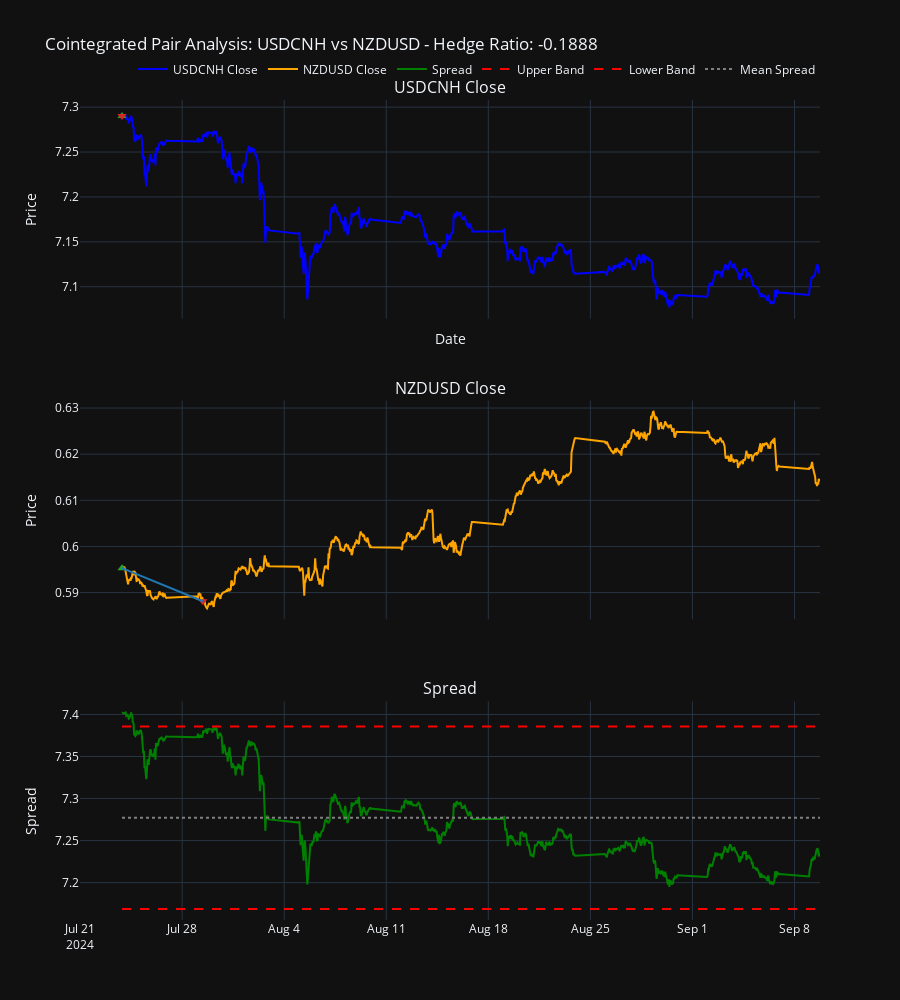

Write notebook code for a chart like this one.
### Code cell
import plotly.graph_objects as go
from plotly.subplots import make_subplots

# Define colors for better visibility
entry_color = '#2ca02c'  # Green for entry
exit_color = '#d62728'   # Red for exit
long_color = '#1f77b4'   # Blue for long positions
short_color = '#ff7f0e'  # Orange for short positions

def plot_spread_with_prices(pair):
    symbol1, symbol2 = pair
    df1 = mtd.data[symbol1]
    df2 = mtd.data[symbol2]
    
    spread, hedge_ratio = calculate_spread(df1['close'], df2['close'])

    # Create subplots: 3 rows, 1 column for close prices and spread
    fig = make_subplots(rows=3, cols=1, shared_xaxes=True, 
                        subplot_titles=[f'{symbol1} Close', f'{symbol2} Close', 'Spread'],
                        vertical_spacing=0.1)

    # Plot Close Prices of the two symbols
    fig.add_trace(
        go.Scatter(x=df1['time'], y=df1['close'], mode='lines', name=f'{symbol1} Close', line=dict(color='blue')),
        row=1, col=1
    )
    fig.add_trace(
        go.Scatter(x=df2['time'], y=df2['close'], mode='lines', name=f'{symbol2} Close', line=dict(color='orange')),
        row=2, col=1
    )

    # Plot the spread and Bollinger Bands
    spread_mean = spread.mean()
    spread_std = spread.std()
    upper_band = spread_mean + STD_Units * spread_std
    lower_band = spread_mean - STD_Units * spread_std

    fig.add_trace(
        go.Scatter(x=df1['time'], y=spread, mode='lines', name='Spread', line=dict(color='green')),
        row=3, col=1
    )
    fig.add_trace(
        go.Scatter(x=df1['time'], y=[upper_band] * len(spread), mode='lines', name='Upper Band', line=dict(color='red', dash='dash')),
        row=3, col=1
    )
    fig.add_trace(
        go.Scatter(x=df1['time'], y=[lower_band] * len(spread), mode='lines', name='Lower Band', line=dict(color='red', dash='dash')),
        row=3, col=1
    )
    fig.add_trace(
        go.Scatter(x=df1['time'], y=[spread_mean] * len(spread), mode='lines', name='Mean Spread', line=dict(color='grey', dash='dot')),
        row=3, col=1
    )

    # Plot trades
    for index, trade in trades_df.iterrows():
        if trade['symbol'] == symbol1:
            row = 1
        elif trade['symbol'] == symbol2:
            row = 2
        else:
            continue  # Skip if the trade doesn't belong to either symbol

        color = long_color if trade['position'] == 'long' else short_color
        
        # Entry point
        fig.add_trace(
            go.Scatter(x=[trade['entry_time']], y=[trade['entry_price']], mode='markers', 
                       marker=dict(color=entry_color, size=8, symbol='triangle-up'), 
                       name='Entry', showlegend=False),
            row=row, col=1
        )
        
        # Exit point
        fig.add_trace(
            go.Scatter(x=[trade['exit_time']], y=[trade['close_price']], mode='markers', 
                       marker=dict(color=exit_color, size=8, symbol='triangle-down'), 
                       name='Exit', showlegend=False),
            row=row, col=1
        )
        
        # Trade line
        fig.add_trace(
            go.Scatter(x=[trade['entry_time'], trade['exit_time']], 
                       y=[trade['entry_price'], trade['close_price']], 
                       mode='lines', line=dict(color=color, width=2),
                       name=f"{trade['position'].capitalize()} Trade", showlegend=False),
            row=row, col=1
        )

    # Update layout for aesthetics
    fig.update_layout(
        title=f"Cointegrated Pair Analysis: {symbol1} vs {symbol2} - Hedge Ratio: {hedge_ratio:.4f}",
        xaxis_title='Date',
        height=1000,
        template='plotly_dark',
        showlegend=True,
        legend=dict(orientation="h", yanchor="bottom", y=1.02, xanchor="right", x=1)
    )

    # Update y-axis titles
    fig.update_yaxes(title_text="Price", row=1, col=1)
    fig.update_yaxes(title_text="Price", row=2, col=1)
    fig.update_yaxes(title_text="Spread", row=3, col=1)

    fig.show()

# Plot for each cointegrated pair
for pair in cointegrated_pairs:
    plot_spread_with_prices(pair)

### Figure 1 — Plotly figure (JSON) as saved in the notebook; plotly's stock layout.template omitted (floating-point values rounded to 4 significant figures; data arrays with more than 128 entries replaced by an {"elided": "..."} marker saying what was removed)
{"data": [{"line": {"color": "blue"}, "mode": "lines", "name": "USDCNH Close", "type": "scatter", "x": {"elided": "814 str values"}, "xaxis": "x", "y": {"elided": "814 float values"}, "yaxis": "y"}, {"line": {"color": "orange"}, "mode": "lines", "name": "NZDUSD Close", "type": "scatter", "x": {"elided": "814 str values"}, "xaxis": "x2", "y": {"elided": "814 float values"}, "yaxis": "y2"}, {"line": {"color": "green"}, "mode": "lines", "name": "Spread", "type": "scatter", "x": {"elided": "814 str values"}, "xaxis": "x3", "y": {"elided": "814 float values"}, "yaxis": "y3"}, {"line": {"color": "red", "dash": "dash"}, "mode": "lines", "name": "Upper Band", "type": "scatter", "x": {"elided": "814 str values"}, "xaxis": "x3", "y": {"elided": "814 float values"}, "yaxis": "y3"}, {"line": {"color": "red", "dash": "dash"}, "mode": "lines", "name": "Lower Band", "type": "scatter", "x": {"elided": "814 str values"}, "xaxis": "x3", "y": {"elided": "814 float values"}, "yaxis": "y3"}, {"line": {"color": "grey", "dash": "dot"}, "mode": "lines", "name": "Mean Spread", "type": "scatter", "x": {"elided": "814 str values"}, "xaxis": "x3", "y": {"elided": "814 float values"}, "yaxis": "y3"}, {"marker": {"color": "#2ca02c", "size": 8, "symbol": "triangle-up"}, "mode": "markers", "name": "Entry", "showlegend": false, "type": "scatter", "x": ["2024-07-23T21:00:00"], "xaxis": "x", "y": [7.29], "yaxis": "y"}, {"marker": {"color": "#d62728", "size": 8, "symbol": "triangle-down"}, "mode": "markers", "name": "Exit", "showlegend": false, "type": "scatter", "x": ["2024-07-23T21:00:00"], "xaxis": "x", "y": [7.29], "yaxis": "y"}, {"line": {"color": "#ff7f0e", "width": 2}, "mode": "lines", "name": "Short Trade", "showlegend": false, "type": "scatter", "x": ["2024-07-23T21:00:00", "2024-07-23T21:00:00"], "xaxis": "x", "y": [7.29, 7.29], "yaxis": "y"}, {"marker": {"color": "#2ca02c", "size": 8, "symbol": "triangle-up"}, "mode": "markers", "name": "Entry", "showlegend": false, "type": "scatter", "x": ["2024-07-23T21:00:00"], "xaxis": "x2", "y": [0.5953], "yaxis": "y2"}, {"marker": {"color": "#d62728", "size": 8, "symbol": "triangle-down"}, "mode": "markers", "name": "Exit", "showlegend": false, "type": "scatter", "x": ["2024-07-29T10:00:00"], "xaxis": "x2", "y": [0.5881], "yaxis": "y2"}, {"line": {"color": "#1f77b4", "width": 2}, "mode": "lines", "name": "Long Trade", "showlegend": false, "type": "scatter", "x": ["2024-07-23T21:00:00", "2024-07-29T10:00:00"], "xaxis": "x2", "y": [0.5953, 0.5881], "yaxis": "y2"}], "layout": {"annotations": [{"font": {"size": 16}, "showarrow": false, "text": "USDCNH Close", "x": 0.5, "xanchor": "center", "xref": "paper", "y": 1, "yanchor": "bottom", "yref": "paper"}, {"font": {"size": 16}, "showarrow": false, "text": "NZDUSD Close", "x": 0.5, "xanchor": "center", "xref": "paper", "y": 0.6333, "yanchor": "bottom", "yref": "paper"}, {"font": {"size": 16}, "showarrow": false, "text": "Spread", "x": 0.5, "xanchor": "center", "xref": "paper", "y": 0.2667, "yanchor": "bottom", "yref": "paper"}], "height": 1000, "legend": {"orientation": "h", "x": 1, "xanchor": "right", "y": 1.02, "yanchor": "bottom"}, "showlegend": true, "title": {"text": "Cointegrated Pair Analysis: USDCNH vs NZDUSD - Hedge Ratio: -0.1888"}, "xaxis": {"anchor": "y", "domain": [0, 1], "matches": "x3", "showticklabels": false, "title": {"text": "Date"}}, "xaxis2": {"anchor": "y2", "domain": [0, 1], "matches": "x3", "showticklabels": false}, "xaxis3": {"anchor": "y3", "domain": [0, 1]}, "yaxis": {"anchor": "x", "domain": [0.7333, 1], "title": {"text": "Price"}}, "yaxis2": {"anchor": "x2", "domain": [0.3667, 0.6333], "title": {"text": "Price"}}, "yaxis3": {"anchor": "x3", "domain": [0, 0.2667], "title": {"text": "Spread"}}}}
